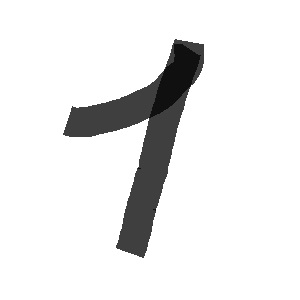
#> input picture digits_test/1.jpg, 300 x 300 px
$ python digits_test.py
#> lines starting #> are read from the running program, lines starting #| are printed output that depends on the picture
from skimage.io import imread
import numpy as np

# Loads data from the images into arrays and then generates an array with them
images = np.array([imread('1.jpg', as_gray=True), imread('1_alt.jpg', as_gray=True),
                   imread('2.jpg', as_gray=True), imread('2_alt.jpg', as_gray=True),
                   imread('3.jpg', as_gray=True), imread('3_alt.jpg', as_gray=True),
                   imread('4.jpg', as_gray=True), imread('4_alt.jpg', as_gray=True)])
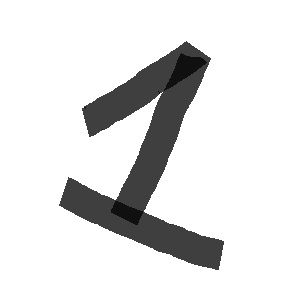
#> input picture digits_test/1_alt.jpg, 300 x 300 px
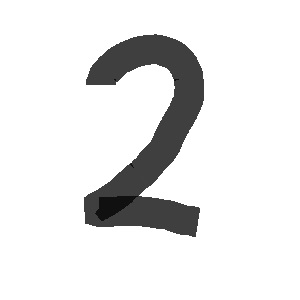
#> input picture digits_test/2.jpg, 300 x 300 px
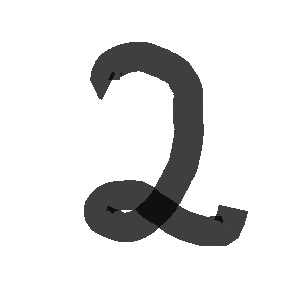
#> input picture digits_test/2_alt.jpg, 300 x 300 px
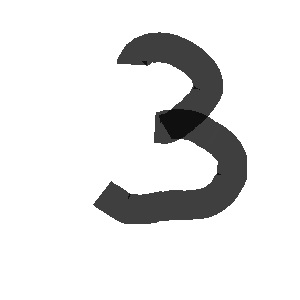
#> input picture digits_test/3.jpg, 300 x 300 px
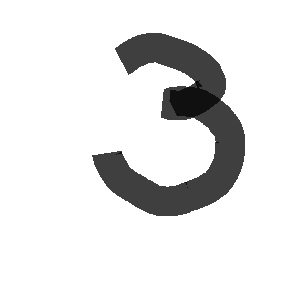
#> input picture digits_test/3_alt.jpg, 300 x 300 px
#> (the run stopped early here; a loop or call above may not have finished)
